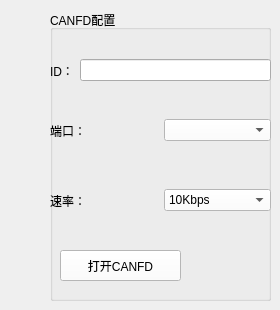
       <widget class="QWidget" name="canTabPage">
        <attribute name="title">
         <string>CANFD</string>
        </attribute>
        <widget class="QGroupBox" name="canConfigGroup">
         <property name="geometry">
          <rect>
           <x>50</x>
           <y>10</y>
           <width>221</width>
           <height>291</height>
          </rect>
         </property>
         <property name="title">
          <string>CANFD配置</string>
         </property>
         <widget class="QWidget" name="horizontalLayoutWidget">
          <property name="geometry">
           <rect>
            <x>0</x>
            <y>90</y>
            <width>221</width>
            <height>61</height>
           </rect>
          </property>
          <layout class="QHBoxLayout" name="horizontalLayout_4">
           <item>
            <widget class="QLabel" name="labCanPort">
             <property name="text">
              <string>端口：</string>
             </property>
            </widget>
           </item>
           <item>
            <widget class="QComboBox" name="canPortBox">
             <property name="minimumSize">
              <size>
               <width>100</width>
               <height>0</height>
              </size>
             </property>
             <property name="styleSheet">
              <string notr="true">background-color: rgb(255, 255, 255); /* 白色背景，可替换为其他颜色 */</string>
             </property>
             <property name="background-color: red" stdset="0">
              <color>
               <red>0</red>
               <green>0</green>
               <blue>0</blue>
              </color>
             </property>
            </widget>
           </item>
          </layout>
         </widget>
         <widget class="QWidget" name="horizontalLayoutWidget_2">
          <property name="geometry">
           <rect>
            <x>0</x>
            <y>160</y>
            <width>221</width>
            <height>61</height>
           </rect>
          </property>
          <layout class="QHBoxLayout" name="horizontalLayout_5">
           <item>
            <widget class="QLabel" name="labCanBaud">
             <property name="text">
              <string>速率：</string>
             </property>
            </widget>
           </item>
           <item>
            <widget class="QComboBox" name="canBaudRateBox">
             <property name="minimumSize">
              <size>
               <width>100</width>
               <height>0</height>
              </size>
             </property>
             <property name="styleSheet">
              <string notr="true">background-color: rgb(255, 255, 255); /* 白色背景，可替换为其他颜色 */</string>
             </property>
             <item>
              <property name="text">
               <string>10Kbps</string>
              </property>
             </item>
             <item>
              <property name="text">
               <string>20Kbps</string>
              </property>
             </item>
             <item>
              <property name="text">
               <string>50Kbps</string>
              </property>
             </item>
             <item>
              <property name="text">
               <string>100Kbps</string>
              </property>
             </item>
             <item>
              <property name="text">
               <string>125Kbps</string>
              </property>
             </item>
             <item>
              <property name="text">
               <string>250Kbps</string>
              </property>
             </item>
             <item>
              <property name="text">
               <string>500Kbps</string>
              </property>
             </item>
             <item>
              <property name="text">
               <string>800Kbps</string>
              </property>
             </item>
             <item>
              <property name="text">
               <string>1000Kbps</string>
              </property>
             </item>
            </widget>
           </item>
          </layout>
         </widget>
         <widget class="QWidget" name="horizontalLayoutWidget_3">
          <property name="geometry">
           <rect>
            <x>0</x>
            <y>30</y>
            <width>221</width>
            <height>61</height>
           </rect>
          </property>
          <layout class="QHBoxLayout" name="horizontalLayout_6">
           <item>
            <widget class="QLabel" name="labCanId">
             <property name="text">
              <string>ID：</string>
             </property>
            </widget>
           </item>
           <item>
            <widget class="QLineEdit" name="canIdEdit"/>
           </item>
          </layout>
         </widget>
         <widget class="QPushButton" name="openCanButton">
          <property name="geometry">
           <rect>
            <x>10</x>
            <y>240</y>
            <width>121</width>
            <height>31</height>
           </rect>
          </property>
          <property name="styleSheet">
           <string notr="true">QPushButton {
    background-color: white; /* 按下前：白色背景 */
    color: black;            /* 按下前：黑色文字 */
}
</string>
          </property>
          <property name="text">
           <string>打开CANFD</string>
          </property>
         </widget>
        </widget>
       </widget>
